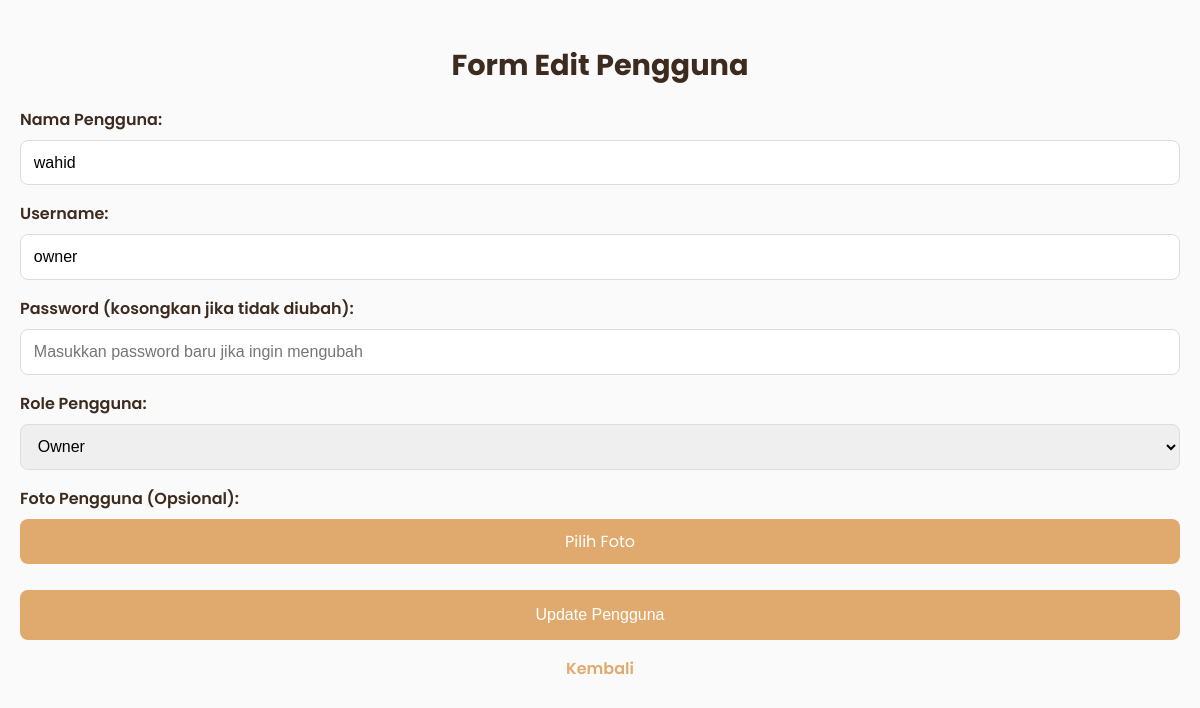
The app's page /admin/pengguna/edit_pengguna.php?id=17 with its own data.
### tables this page shows
CREATE TABLE `user` (
  `UserID` int(10) NOT NULL,
  `nama_user` varchar(255) DEFAULT NULL,
  `remember_token` varchar(255) NOT NULL,
  `username` varchar(255) DEFAULT NULL,
  `password` varchar(255) DEFAULT NULL,
  `role` enum('admin','kasir','owner') DEFAULT NULL,
  `foto` varchar(255) DEFAULT NULL
);

### admin/pengguna/edit_pengguna.php (the view, shortened to what this page needs)
<?php
$mysqli = new mysqli("localhost", "root", "", "kasir_reddra");
$penggunaID = (int) $_GET['id'];
$stmt = $mysqli->prepare("SELECT * FROM user WHERE UserID = ?");
$stmt->bind_param("i", $penggunaID);
$stmt->execute();
$result = $stmt->get_result();
$user = $result->fetch_assoc();
?>
<!DOCTYPE html>
<html lang="id">
<head>
    <link rel="stylesheet" href="https://cdnjs.cloudflare.com/ajax/libs/font-awesome/6.4.0/css/all.min.css">
    <link rel="stylesheet" href="https://cdn.jsdelivr.net/npm/sweetalert2@11/dist/sweetalert2.min.css">
</head>
<body>
    <div class="content-card">
        <div class="card-header">
            <h2>Form Edit Pengguna</h2>
        </div>
        <form action="" method="post" enctype="multipart/form-data">
            <div class="form-group">
                <label class="form-label" for="nama_user">Nama Pengguna:</label>
                <input type="text" name="nama_user" id="nama_user" class="form-control"
                    value="<?= htmlspecialchars($user['nama_user']) ?>" required>
            </div>
            <div class="form-group">
                <label class="form-label" for="username">Username:</label>
                <input type="text" name="username" id="username" class="form-control"
                    value="<?= htmlspecialchars($user['username']) ?>" required>
            </div>
            <div class="form-group">
                <label class="form-label" for="password">Password (kosongkan jika tidak diubah):</label>
                <input type="password" name="password" id="password" class="form-control"
                    placeholder="Masukkan password baru jika ingin mengubah">
            </div>
            <div class="form-group">
                <label class="form-label" for="role">Role Pengguna:</label>
                <select name="role" id="role" class="form-control" required>
                    <option value="owner" <?= $user['role'] == 'owner' ? 'selected' : '' ?>>Owner</option>
                </select>
            </div>
            <div class="form-group">
                <label class="form-label" for="foto">Foto Pengguna (Opsional):</label>
                <div class="custom-file">
                    <label for="foto" class="custom-file-label">
                        <?= ($user['foto'] != "") ? basename($user['foto']) : "Pilih Foto" ?>
                    </label>
                </div>
            </div>
            <button type="submit" class="btn-primary" name="submit">Update Pengguna</button>
        </form>
        <a href="kelola_pengguna.php" class="back-link">Kembali</a>
    </div>
</body>
</html>

### admin/pengguna/edit_pengguna.php (style rules this page uses)
body { font-family: 'Poppins', sans-serif; background-color: #fafafa; margin: 0; padding: 0; }
.content-card { width: 100%; padding: 20px; box-sizing: border-box; }
.card-header h2 { text-align: center; margin-bottom: 20px; font-size: 1.8rem; color: #3D2B1F; transition: color 0.3s ease, text-shadow 0.3s ease; }
.form-group { margin-bottom: 1rem; }
.form-label { display: block; margin-bottom: 0.5rem; font-weight: 600; color: #3D2B1F; }
.form-control { width: 100%; padding: 0.8rem; border-radius: 8px; border: 1px solid #ddd; font-size: 1rem; box-sizing: border-box; }
.custom-file { position: relative; display: inline-block; width: 100%; }
.custom-file-label { display: block; background-color: #E0AA6E; color: #fff; text-align: center; border-radius: 8px; padding: 10px 0; cursor: pointer; transition: background 0.3s ease; }
button.btn-primary { width: 100%; padding: 1rem; border: none; border-radius: 8px; background-color: #E0AA6E; color: #fff; font-size: 1rem; cursor: pointer; margin-top: 10px; transition: background 0.3s ease; }
.back-link { display: block; text-align: center; margin-top: 1rem; color: #E0AA6E; text-decoration: none; font-weight: 600; }

### records on screen
user: nama_user "wahid", username "owner", role "Owner"
